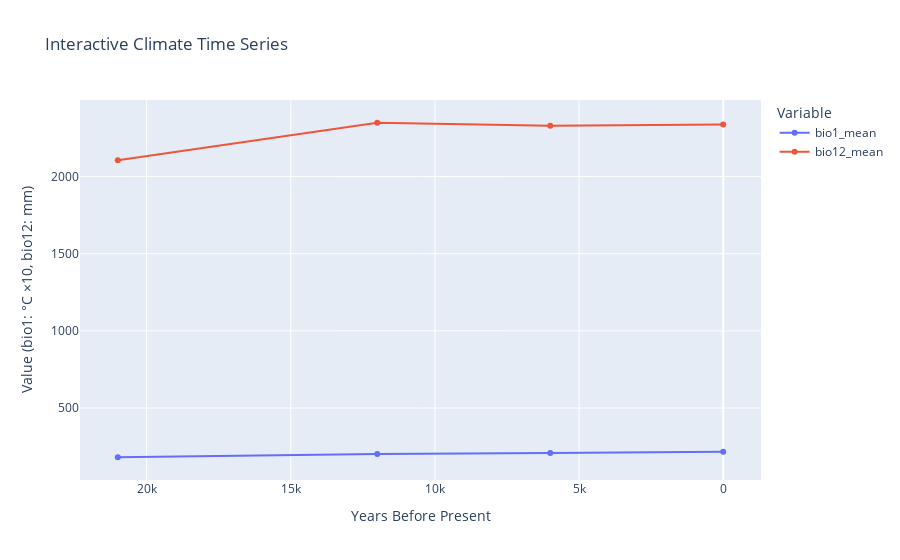

Here is the notebook cell this chart was saved with:
### Code cell
import plotly.express as px
import pandas as pd

# Configuration
period_folders = {
    0: DATA_DIR / "paleoclim" / "LH_v1_2_5m",  # Late Holocene
    6: DATA_DIR / "paleoclim" / "MH_v1_2_5m",   # Mid Holocene
    12: DATA_DIR / "paleoclim" / "EH_v1_2_5m",  # Early Holocene
    21: DATA_DIR / "paleoclim" / "LGM_v1_2_5m", # Last Glacial Maximum
}

# Get variables from config or use defaults
variables = ["bio1", "bio12"]

# Process the data if occurrences exist
if 'occurrences_gbif' in locals() and not occurrences_gbif.empty:
    print(f"Processing climate data for {len(occurrences_gbif)} occurrence points...")
    
    # Run the time series creation
    climate_series = create_climate_time_series(period_folders, variables, occurrences_gbif)
    
    # Save results
    results_csv = OUTPUT_DIR / "climate_time_series.csv"
    climate_series.to_csv(results_csv, index=False)
    
    # Plot the results
    plot_climate_time_series(climate_series, OUTPUT_DIR / "climate_time_series.png")
    
    # Display the results
    print("\nClimate time series created with the following data:")
    print(climate_series)
else:
    print("Cannot create climate time series. Occurrence data is missing or empty.")
    print("Please run the occurrence data processing steps first.")

### Figure 1 — Plotly figure (JSON) as saved in the notebook; plotly's stock layout.template omitted (floating-point values rounded to 4 significant figures)
{"data": [{"hovertemplate": "Variable=bio1_mean<br>Years Before Present=%{x}<br>Value (bio1: °C ×10, bio12: mm)=%{y}<extra></extra>", "legendgroup": "bio1_mean", "line": {"color": "#636efa", "dash": "solid"}, "marker": {"symbol": "circle"}, "mode": "lines+markers", "name": "bio1_mean", "orientation": "v", "showlegend": true, "type": "scatter", "x": [21000, 12000, 6000, 0], "xaxis": "x", "y": [181.0, 201.6, 208.2, 215.9], "yaxis": "y"}, {"hovertemplate": "Variable=bio12_mean<br>Years Before Present=%{x}<br>Value (bio1: °C ×10, bio12: mm)=%{y}<extra></extra>", "legendgroup": "bio12_mean", "line": {"color": "#EF553B", "dash": "solid"}, "marker": {"symbol": "circle"}, "mode": "lines+markers", "name": "bio12_mean", "orientation": "v", "showlegend": true, "type": "scatter", "x": [21000, 12000, 6000, 0], "xaxis": "x", "y": [2106.0, 2348.0, 2329.0, 2338.0], "yaxis": "y"}], "layout": {"legend": {"title": {"text": "Variable"}, "tracegroupgap": 0}, "title": {"text": "Interactive Climate Time Series"}, "xaxis": {"anchor": "y", "autorange": "reversed", "domain": [0.0, 1.0], "title": {"text": "Years Before Present"}}, "yaxis": {"anchor": "x", "domain": [0.0, 1.0], "title": {"text": "Value (bio1: °C ×10, bio12: mm)"}}}}
